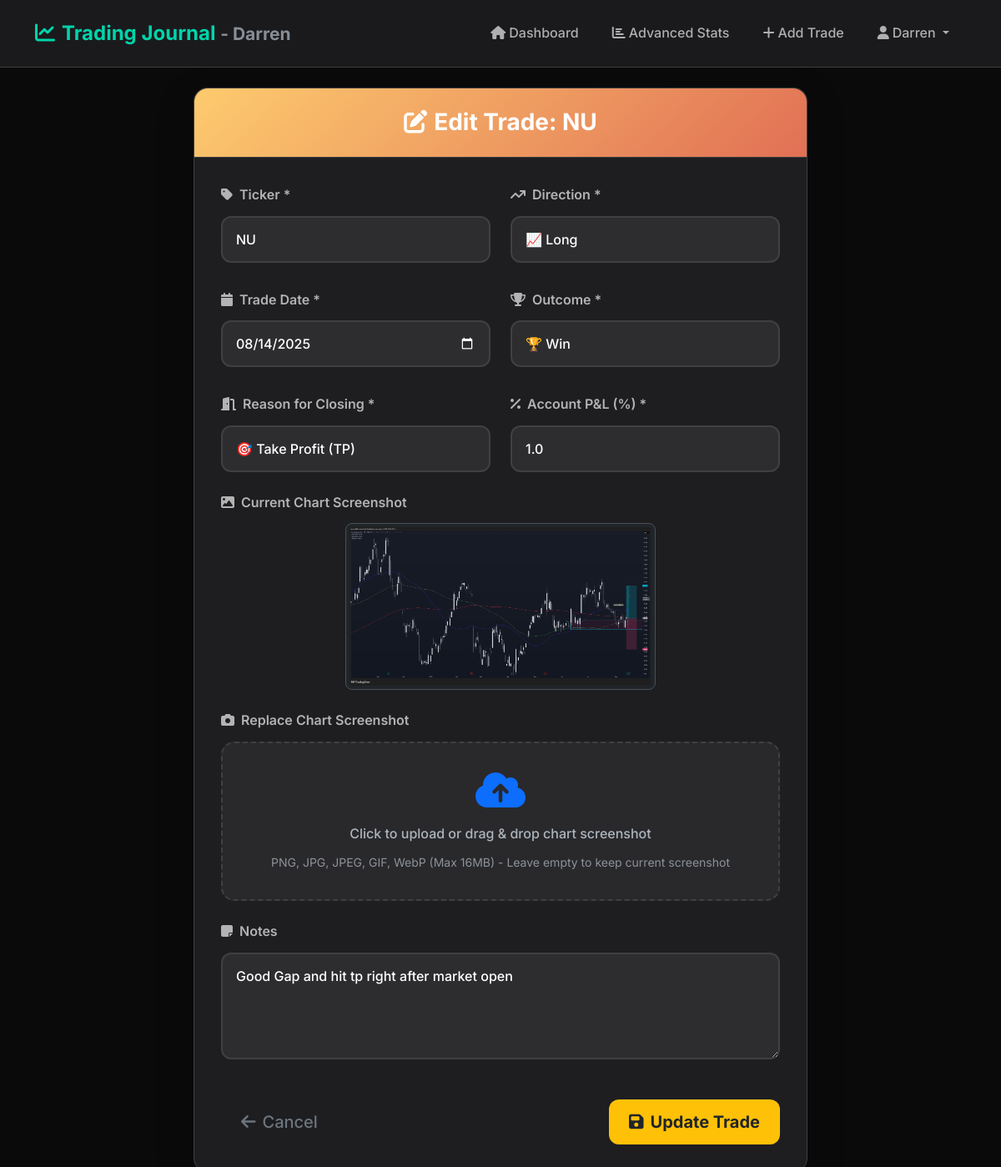
Screenshot of /edit_trade/2 (signed in) with the database file from the repository.
### tables this page shows
CREATE TABLE trades (
            id INTEGER PRIMARY KEY AUTOINCREMENT,
            ticker TEXT NOT NULL,
            direction TEXT NOT NULL,
            date TEXT NOT NULL,
            outcome TEXT NOT NULL,
            close_reason TEXT NOT NULL,
            account_pnl REAL NOT NULL,
            notes TEXT,
            screenshot_filename TEXT,
            created_at TIMESTAMP DEFAULT CURRENT_TIMESTAMP
        , user_id INTEGER DEFAULT 1);

### app.py (the view, shortened to what this page needs)
@app.route('/edit_trade/<int:trade_id>', methods=['GET', 'POST'])
@login_required
def edit_trade(trade_id):
    conn = get_db_connection()
    trade = conn.execute('SELECT * FROM trades WHERE id = ? AND user_id = ?', (trade_id, session['user_id'])).fetchone()
    conn.close()
    if trade is None:
        flash('Trade not found or access denied.', 'error')
        return redirect(url_for('index'))
    return render_template('edit_trade.html', trade=trade)

### app.py (called while the page is built)
def login_required(f):
    @wraps(f)
    def decorated_function(*args, **kwargs):
        if 'user_id' not in session:
            return redirect(url_for('login'))
        return f(*args, **kwargs)
    return decorated_function

def get_db_connection():
    conn = sqlite3.connect('trading_journal.db')
    conn.row_factory = sqlite3.Row
    return conn

### templates/edit_trade.html (shortened to what this page needs)
{% extends "base.html" %}
{% block content %}
<div class="row justify-content-center">
    <div class="col-lg-8">
        <div class="card shadow-lg">
            <div class="card-header text-center" style="background: linear-gradient(135deg, var(--accent-warning), #e17055);">
                <h3 class="mb-0 fw-bold text-white">
                    <i class="fas fa-edit me-2"></i>Edit Trade: {{ trade.ticker }}
                </h3>
            </div>
            <div class="card-body">
                <form method="POST" enctype="multipart/form-data">
                    <div class="row g-4">
                        <div class="col-md-6">
                            <label for="ticker" class="form-label">
                                <i class="fas fa-tag me-2"></i>Ticker *
                            </label>
                            <input type="text" class="form-control" id="ticker" name="ticker" required
                                   value="{{ trade.ticker }}" style="text-transform: uppercase;">
                        </div>
                        <div class="col-md-6">
                            <label for="direction" class="form-label">
                                <i class="fas fa-arrow-trend-up me-2"></i>Direction *
                            </label>
                            <select class="form-select" id="direction" name="direction" required>
                                <option value="Long" {{ 'selected' if trade.direction == 'Long' else '' }}>📈 Long</option>
                            </select>
                        </div>
                    </div>
                    <div class="row g-4 mt-2">
                        <div class="col-md-6">
                            <label for="date" class="form-label">
                                <i class="fas fa-calendar me-2"></i>Trade Date *
                            </label>
                            <input type="date" class="form-control" id="date" name="date" required value="{{ trade.date }}">
                        </div>
                        <div class="col-md-6">
                            <label for="outcome" class="form-label">
                                <i class="fas fa-trophy me-2"></i>Outcome *
                            </label>
                            <select class="form-select" id="outcome" name="outcome" required>
                                <option value="Win" {{ 'selected' if trade.outcome == 'Win' else '' }}>🏆 Win</option>
                            </select>
                        </div>
                    </div>
                    <div class="row g-4 mt-2">
                        <div class="col-md-6">
                            <label for="close_reason" class="form-label">
                                <i class="fas fa-door-open me-2"></i>Reason for Closing *
                            </label>
                            <select class="form-select" id="close_reason" name="close_reason" required>
                                <option value="TP" {{ 'selected' if trade.close_reason == 'TP' else '' }}>🎯 Take Profit (TP)</option>
                            </select>
                        </div>
                        <div class="col-md-6">
                            <label for="account_pnl" class="form-label">
                                <i class="fas fa-percentage me-2"></i>Account P&L (%) *
                            </label>
                            <input type="number" step="0.01" class="form-control" id="account_pnl" name="account_pnl" required
                                   value="{{ trade.account_pnl }}">
                        </div>
                    </div>
                    {% if trade.screenshot_filename %}
                    <div class="mt-4">
                        <label class="form-label">
                            <i class="fas fa-image me-2"></i>Current Chart Screenshot
                        </label>
                        <div class="text-center mb-3">
                            <img src="{{ url_for('static', filename='screenshots/' + trade.screenshot_filename) }}"
                                 class="img-thumbnail rounded-3" style="max-height: 200px; cursor: pointer;"
                                 onclick="showFullChart('{{ trade.screenshot_filename }}')"
                                 alt="Current chart">
                        </div>
                    </div>
                    {% endif %}
                    <div class="mt-4">
                        <label for="screenshot" class="form-label">
                            <i class="fas fa-camera me-2"></i>{{ 'Replace' if trade.screenshot_filename else 'Add' }} Chart Screenshot
                        </label>
                        <div class="file-upload-area">
                            <div onclick="document.getElementById('screenshot').click()">
                                <i class="fas fa-cloud-upload-alt fa-3x text-primary mb-3"></i>
                                <p class="file-upload-text mb-2 fw-medium">Click to upload or drag & drop chart screenshot</p>
                                <small class="text-muted">PNG, JPG, JPEG, GIF, WebP (Max 16MB){{ ' - Leave empty to keep current screenshot' if trade.screenshot_filename else '' }}</small>
                            </div>
                        </div>
                    </div>
                    <div class="mt-4">
                        <label for="notes" class="form-label">
                            <i class="fas fa-sticky-note me-2"></i>Notes
                        </label>
                        <textarea class="form-control" id="notes" name="notes" rows="4">{{ trade.notes or '' }}</textarea>
                    </div>
                    <div class="d-flex justify-content-between mt-5">
                        <a href="{{ url_for('index') }}" class="btn btn-outline-secondary btn-lg">
                            <i class="fas fa-arrow-left me-2"></i>Cancel
                        </a>
                        <button type="submit" class="btn btn-warning btn-lg text-dark fw-bold">
                            <i class="fas fa-save me-2"></i>Update Trade
                        </button>
                    </div>
                </form>
            </div>
        </div>
    </div>
</div>
{% endblock %}

### templates/base.html (style rules this page uses)
:root { --bg-primary: #0a0a0b; --bg-secondary: #1a1a1d; --bg-tertiary: #2d2d30; --bg-card: #1e1e21; --text-primary: #ffffff; --text-secondary: #b3b3b3; --text-muted: #6c757d; --accent-primary: #00d4aa; --accent-secondary: #6c5ce7; --accent-danger: #fd79a8; --accent-warning: #fdcb6e; --border-color: #404040; --success: #00b894; --danger: #e17055; --glass-bg: rgba(255, 255, 255, 0.05); --glass-border: rgba(255, 255, 255, 0.1); }
* { transition: all 0.3s cubic-bezier(0.4, 0, 0.2, 1); }
body { font-family: 'Inter', -apple-system, BlinkMacSystemFont, sans-serif; background: var(--bg-primary); color: var(--text-primary); line-height: 1.6; }
.card { background: var(--bg-card); border: 1px solid var(--border-color); border-radius: 16px; backdrop-filter: blur(10px); box-shadow: 0 8px 32px rgba(0, 0, 0, 0.3); }
.card-header { background: var(--glass-bg); border-bottom: 1px solid var(--border-color); border-radius: 16px 16px 0 0 !important; padding: 1.5rem; font-weight: 600; }
.card-body { padding: 2rem; }
.btn { border-radius: 12px; font-weight: 500; padding: 0.75rem 1.5rem; border: none; transition: all 0.3s ease; }
.form-control, .form-select { background: var(--bg-tertiary); border: 2px solid var(--border-color); border-radius: 12px; color: var(--text-primary); padding: 0.875rem 1rem; font-weight: 500; }
.form-label { color: var(--text-secondary); font-weight: 600; margin-bottom: 0.75rem; }
.file-upload-area { border: 2px dashed var(--border-color); border-radius: 16px; padding: 2rem; text-align: center; background: var(--glass-bg); transition: all 0.3s ease; cursor: pointer; }

### rows the page displays
trades: ticker "NU", date "08/14/2025", account_pnl "1.0", screenshot_filename (picture), screenshot_filename "Replace", screenshot_filename "- Leave empty to keep current screenshot", notes "Good Gap and hit tp right after market open"

### other values shown
{{ session.display_name }} "Darren"
